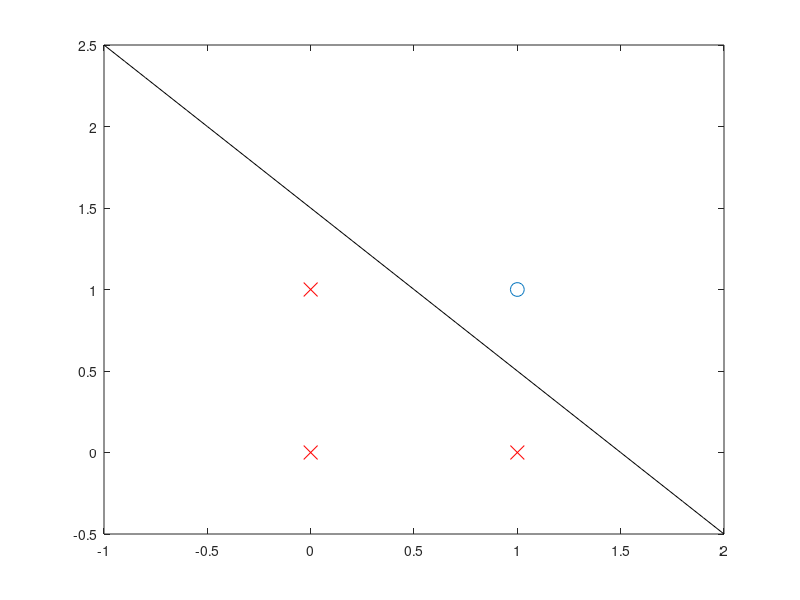

MATLAB code for this plot:
function plot_nand_gate()
  x = [-1:0.1:2];
  y = 1.5 - x;
  tx = [0 0 1];
  ty = [0 1 0];
  fx = [1];
  fy = [1];
  plot(fx, fy, 'o', 'markersize', 10, tx, ty, 'x', 'color', 'r', 'markersize', 10, x, y, 'color', 'k');
endfunction